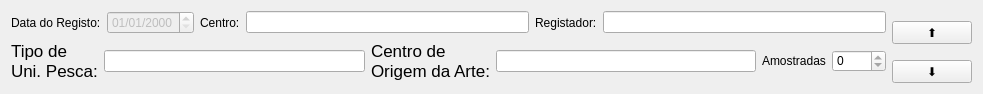
<?xml version="1.0" encoding="UTF-8"?>
<ui version="4.0">
 <class>Form</class>
 <widget class="QWidget" name="Form">
  <property name="geometry">
   <rect>
    <x>0</x>
    <y>0</y>
    <width>983</width>
    <height>94</height>
   </rect>
  </property>
  <property name="windowTitle">
   <string>Artes de Pesca</string>
  </property>
  <layout class="QGridLayout" name="gridLayout_3">
   <item row="0" column="0">
    <layout class="QGridLayout" name="gridLayout_2">
     <item row="0" column="0">
      <widget class="QLabel" name="label">
       <property name="text">
        <string>Data do Registo:</string>
       </property>
      </widget>
     </item>
     <item row="0" column="1">
      <widget class="QDateEdit" name="DEData">
       <property name="enabled">
        <bool>false</bool>
       </property>
       <property name="displayFormat">
        <string>dd/MM/yyyy</string>
       </property>
      </widget>
     </item>
     <item row="0" column="2">
      <widget class="QLabel" name="label_2">
       <property name="text">
        <string>Centro:</string>
       </property>
      </widget>
     </item>
     <item row="0" column="3">
      <widget class="QLineEdit" name="LECentro">
       <property name="readOnly">
        <bool>true</bool>
       </property>
      </widget>
     </item>
     <item row="0" column="4">
      <widget class="QLabel" name="label_3">
       <property name="text">
        <string>Registador:</string>
       </property>
      </widget>
     </item>
     <item row="0" column="5">
      <widget class="QLineEdit" name="LERegistador">
       <property name="readOnly">
        <bool>true</bool>
       </property>
      </widget>
     </item>
    </layout>
   </item>
   <item row="0" column="1" rowspan="2">
    <widget class="QPushButton" name="PBUp">
     <property name="text">
      <string>⬆︎</string>
     </property>
    </widget>
   </item>
   <item row="1" column="0" rowspan="2">
    <layout class="QGridLayout" name="gridLayout">
     <item row="0" column="3">
      <widget class="QLineEdit" name="LECentroOrigem">
       <property name="readOnly">
        <bool>true</bool>
       </property>
      </widget>
     </item>
     <item row="0" column="4">
      <widget class="QLabel" name="label_7">
       <property name="text">
        <string>Amostradas</string>
       </property>
      </widget>
     </item>
     <item row="0" column="2">
      <widget class="QLabel" name="label_10">
       <property name="text">
        <string>&lt;!DOCTYPE HTML PUBLIC &quot;-//W3C//DTD HTML 4.0//EN&quot; &quot;http://www.w3.org/TR/REC-html40/strict.dtd&quot;&gt;
&lt;html&gt;&lt;head&gt;&lt;meta name=&quot;qrichtext&quot; content=&quot;1&quot; /&gt;&lt;style type=&quot;text/css&quot;&gt;
p, li { white-space: pre-wrap; }
&lt;/style&gt;&lt;/head&gt;&lt;body style=&quot; font-family:'.SF NS Text'; font-size:13pt; font-weight:400; font-style:normal;&quot;&gt;
&lt;p style=&quot; margin-top:0px; margin-bottom:0px; margin-left:0px; margin-right:0px; -qt-block-indent:0; text-indent:0px;&quot;&gt;Centro de &lt;/p&gt;
&lt;p style=&quot; margin-top:0px; margin-bottom:0px; margin-left:0px; margin-right:0px; -qt-block-indent:0; text-indent:0px;&quot;&gt;Origem da Arte:&lt;/p&gt;&lt;/body&gt;&lt;/html&gt;</string>
       </property>
      </widget>
     </item>
     <item row="0" column="1">
      <widget class="QLineEdit" name="LEArte">
       <property name="readOnly">
        <bool>true</bool>
       </property>
      </widget>
     </item>
     <item row="0" column="0">
      <widget class="QLabel" name="label_17">
       <property name="text">
        <string>&lt;!DOCTYPE HTML PUBLIC &quot;-//W3C//DTD HTML 4.0//EN&quot; &quot;http://www.w3.org/TR/REC-html40/strict.dtd&quot;&gt;
&lt;html&gt;&lt;head&gt;&lt;meta name=&quot;qrichtext&quot; content=&quot;1&quot; /&gt;&lt;style type=&quot;text/css&quot;&gt;
p, li { white-space: pre-wrap; }
&lt;/style&gt;&lt;/head&gt;&lt;body style=&quot; font-family:'.SF NS Text'; font-size:13pt; font-weight:400; font-style:normal;&quot;&gt;
&lt;p style=&quot; margin-top:0px; margin-bottom:0px; margin-left:0px; margin-right:0px; -qt-block-indent:0; text-indent:0px;&quot;&gt;Tipo de&lt;/p&gt;
&lt;p style=&quot; margin-top:0px; margin-bottom:0px; margin-left:0px; margin-right:0px; -qt-block-indent:0; text-indent:0px;&quot;&gt;Uni. Pesca:&lt;/p&gt;&lt;/body&gt;&lt;/html&gt;</string>
       </property>
      </widget>
     </item>
     <item row="0" column="5">
      <widget class="QSpinBox" name="SBAmostradas">
       <property name="styleSheet">
        <string notr="true">.SBAmostras{
background-color:red;
color:black;
}</string>
       </property>
       <property name="readOnly">
        <bool>true</bool>
       </property>
       <property name="maximum">
        <number>1000</number>
       </property>
      </widget>
     </item>
    </layout>
   </item>
   <item row="2" column="1">
    <widget class="QPushButton" name="PBDown">
     <property name="text">
      <string>⬇︎</string>
     </property>
    </widget>
   </item>
  </layout>
 </widget>
 <resources>
  <include location="icons.qrc"/>
 </resources>
 <connections/>
</ui>
